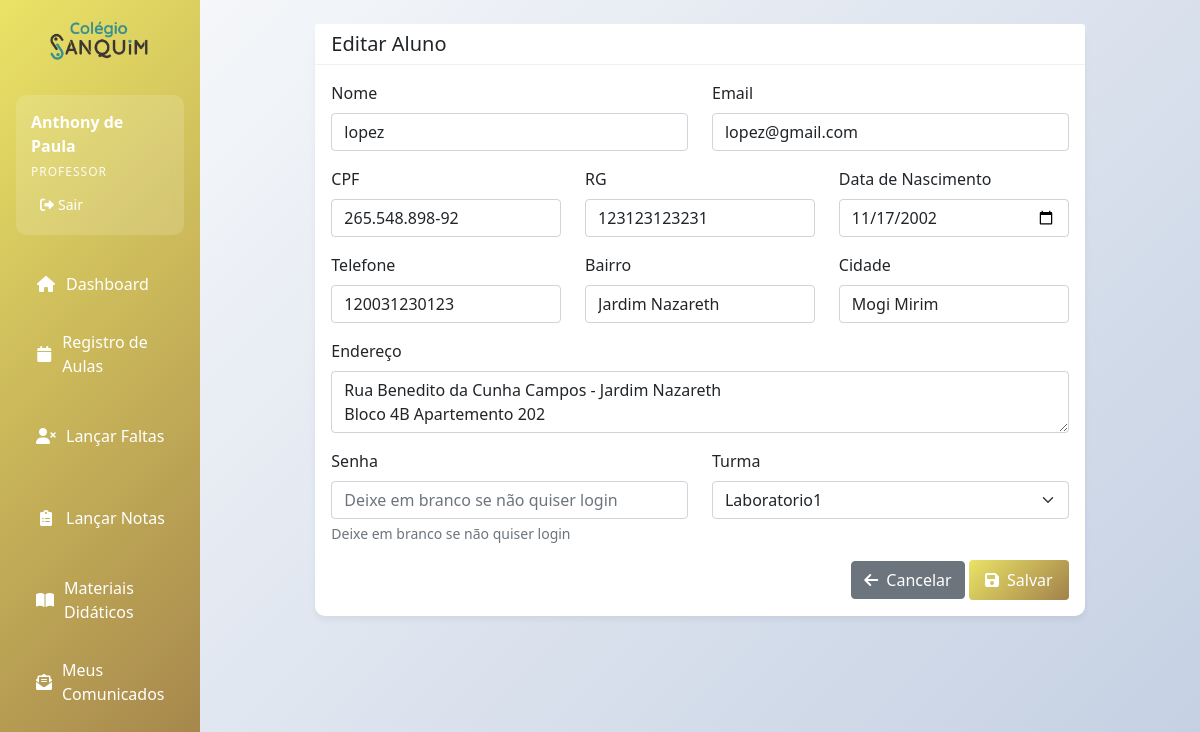
The page /alunos/1/editar (signed in) on the database as committed earlier.
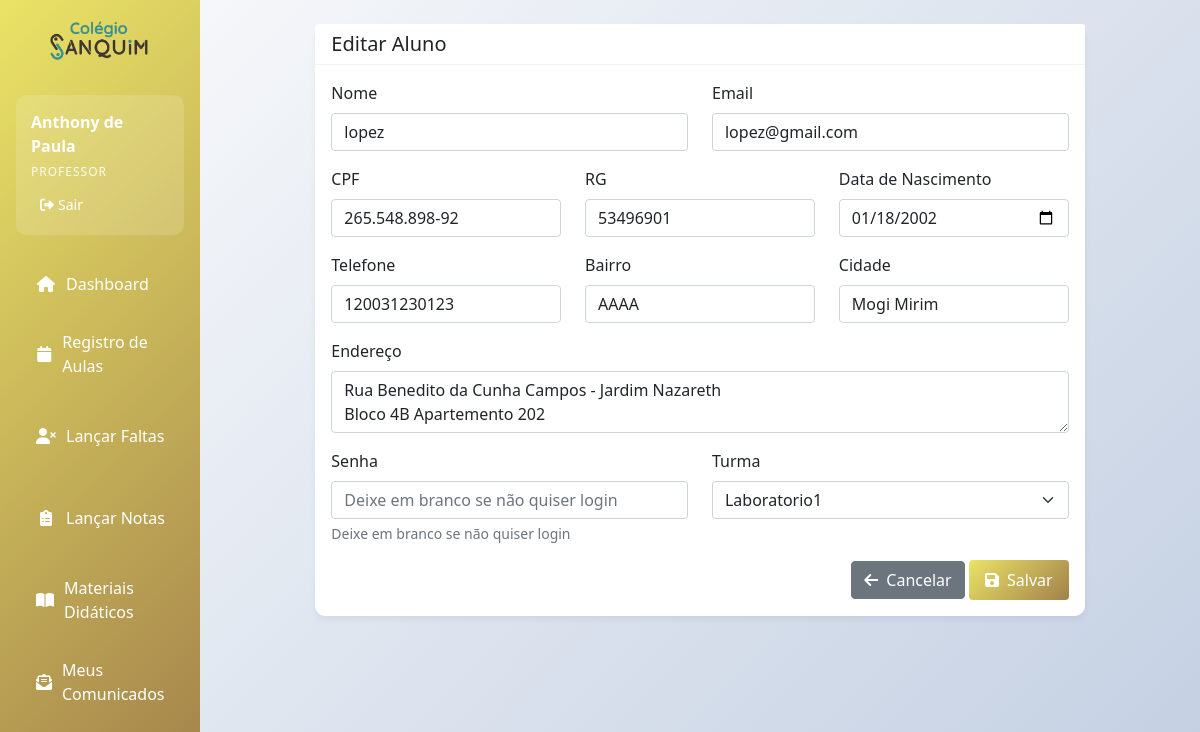
The same page on the database as committed later.
### app.py (models this page shows, shortened)
class Aluno(db.Model):
    __tablename__ = 'aluno'
    id = db.Column(db.Integer, primary_key=True)
    nome = db.Column(db.String(100), nullable=False)
    ra = db.Column(db.String(20), nullable=False, unique=True)
    data_nascimento = db.Column(db.Date)
    cpf = db.Column(db.String(14), nullable=False, unique=True)
    rg = db.Column(db.String(20))
    endereco = db.Column(db.String(255))
    bairro = db.Column(db.String(100))
    cidade = db.Column(db.String(100))
    email = db.Column(db.String(120), unique=True, nullable=False)
    telefone = db.Column(db.String(20))
    status = db.Column(db.Integer, default=1)
    senha_hash = db.Column(db.String(255), nullable=True)
    turma_id = db.Column(db.Integer, db.ForeignKey('turma.id'))
    notas = db.relationship('Nota', backref='aluno', lazy=True)
    turma = db.relationship('Turma', backref='aluno', lazy=True)

### app.py (the view, shortened to what this page needs)
@app.route('/alunos/<int:id>/editar', methods=['GET', 'POST'])
@login_required
def editar_aluno(id):
    if session.get('user_tipo') == 'aluno' and session.get('user_id') != id:
        flash('Você só pode editar seu próprio perfil!', 'error')
        return redirect(url_for('index'))
    aluno = Aluno.query.get_or_404(id)
    form = AlunoForm(obj=aluno)
    form.turma_id.choices = [(t.id, t.nome) for t in Turma.query.all()]
    form.turma_id.choices.insert(0, (0, 'Selecione uma turma'))
    if aluno.senha_hash:
        form.senha.render_kw = {**form.senha.render_kw, 'data-has-password': 'true'}
    return render_template('alunos/form.html', form=form, titulo='Editar Aluno', aluno=aluno)

### app.py
class AlunoForm(FlaskForm):
    id = IntegerField('ID')
    nome = StringField('Nome', validators=[DataRequired()])
    data_nascimento = DateField('Data de Nascimento', format='%Y-%m-%d')
    cpf = StringField('CPF', validators=[DataRequired()])
    rg = StringField('RG')
    endereco = TextAreaField('Endereço')
    bairro = StringField('Bairro')
    cidade = StringField('Cidade')
    email = StringField('Email', validators=[DataRequired(), Email()])
    status = IntegerField('Status', default=1)
    senha = PasswordField('Senha', validators=[Length(min=0, max=100)], render_kw={"placeholder": "Deixe em branco se não quiser login"})
    turma_id = SelectField('Turma', coerce=int)
    telefone = StringField('Telefone')

### app.py (called while the page is built)
def login_required(f):
    @wraps(f)
    def decorated_function(*args, **kwargs):
        if 'user_id' not in session:
            return redirect(url_for('login'))
        return f(*args, **kwargs)
    return decorated_function

### templates/alunos/form.html (shortened to what this page needs)
{% extends "base.html" %}
{% block content %}
<div class="row">
    <div class="col-md-10 mx-auto">
        <div class="card">
            <div class="card-header">
                <h5 class="mb-0">{{ titulo }}</h5>
            </div>
            <div class="card-body">
                <form method="POST">
                    <div class="row">
                        <div class="col-md-6 mb-3">
                            {{ form.nome.label(class="form-label") }}
                            {{ form.nome(class="form-control") }}
                        </div>
                        <div class="col-md-6 mb-3">
                            {{ form.email.label(class="form-label") }}
                            {{ form.email(class="form-control") }}
                        </div>
                    </div>
                    <div class="row">
                        <div class="col-md-4 mb-3">
                            {{ form.cpf.label(class="form-label") }}
                            {{ form.cpf(class="form-control") }}
                        </div>
                        <div class="col-md-4 mb-3">
                            {{ form.rg.label(class="form-label") }}
                            {{ form.rg(class="form-control") }}
                        </div>
                        <div class="col-md-4 mb-3">
                            {{ form.data_nascimento.label(class="form-label") }}
                            {{ form.data_nascimento(class="form-control") }}
                        </div>
                    </div>
                    <div class="row">
                        <div class="col-md-4 mb-3">
                            {{ form.telefone.label(class="form-label") }}
                            {{ form.telefone(class="form-control") }}
                        </div>
                        <div class="col-md-4 mb-3">
                            {{ form.bairro.label(class="form-label") }}
                            {{ form.bairro(class="form-control") }}
                        </div>
                        <div class="col-md-4 mb-3">
                            {{ form.cidade.label(class="form-label") }}
                            {{ form.cidade(class="form-control") }}
                        </div>
                    </div>
                    <div class="mb-3">
                        {{ form.endereco.label(class="form-label") }}
                        {{ form.endereco(class="form-control") }}
                    </div>
                    <div class="row">
                        <div class="col-md-6 mb-3">
                            {{ form.senha.label(class="form-label") }}
                            {{ form.senha(class="form-control") }}
                            {% if form.senha.render_kw.placeholder %}
                                <div class="form-text">{{ form.senha.render_kw.placeholder }}</div>
                            {% endif %}
                        </div>
                        <div class="col-md-6 mb-3">
                            {{ form.turma_id.label(class="form-label") }}
                            {{ form.turma_id(class="form-select") }}
                        </div>
                    </div>
                    <div class="text-end">
                        <a href="{{ url_for('listar_alunos') }}" class="btn btn-secondary">
                            <i class="fas fa-arrow-left me-1"></i> Cancelar
                        </a>
                        <button type="submit" class="btn btn-primary">
                            <i class="fas fa-save me-1"></i> Salvar
                        </button>
                    </div>
                </form>
            </div>
        </div>
    </div>
</div>
{% endblock %}

Rows that differ between the two databases and show on the page:
changed Aluno "lopez": rg "123123123231" → "53496901"; data_nascimento "11/17/2002" → "01/18/2002"; bairro "Jardim Nazareth" → "AAAA"
